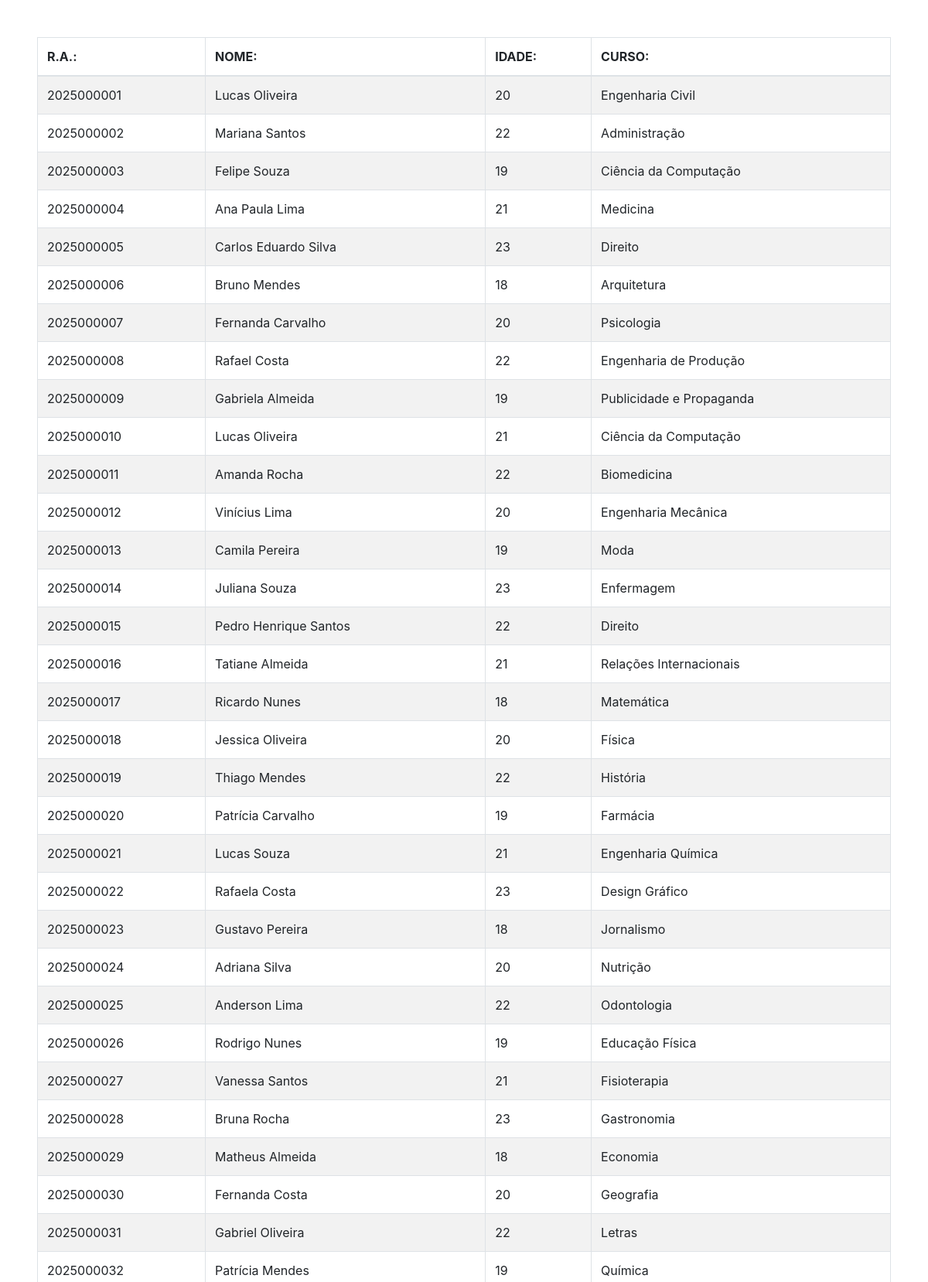
The page /Pesquisa_Alunos/pesquisa.php (upper part) on the database its author committed.
### tables this page shows
CREATE TABLE `alunos` (
  `ra` int(11) NOT NULL,
  `nome` varchar(100) NOT NULL,
  `idade` int(11) NOT NULL,
  `curso` varchar(100) NOT NULL
);

### Pesquisa_Alunos/pesquisa.php (the view, shortened to what this page needs)
<!DOCTYPE html>
<html lang="pt-br">
<head>
    <link rel="stylesheet" href="https://stackpath.bootstrapcdn.com/bootstrap/4.5.2/css/bootstrap.min.css">
</head>
<body class="d-flex flex-column">
    <div class="d-flex justify-content-center align-items-center p-5 flex-grow-1">
        <table class="table table-bordered table-striped">
            <thead>
                <tr>
                    <th>R.A.:</th>
                    <th>NOME:</th>
                    <th>IDADE:</th>
                    <th>CURSO:</th>
                </tr>
            </thead>
            <tbody>
                <?php
                    $conexao = new mysqli("localhost", "root", "", "ite");
                    $nome = $_GET['nome'];
                    $sql = "SELECT * FROM alunos WHERE nome like '%$nome%'";
                    $pesquisa = $conexao->query($sql);
                    foreach($pesquisa as $linha)
                    {
                        echo "
                        <tr>
                            <td>" . $linha['ra'] . "</td>
                            <td>" . $linha['nome'] ."</td>
                            <td>" . $linha['idade'] ."</td>
                            <td>" . $linha['curso'] . "</td>
                        </tr>
                        ";
                    }
                ?>
            </tbody>
        </table>
    </div>
</body>
</html>

### rows shown on the page
alunos: ra "2025000001", nome "Lucas Oliveira", idade "20", curso "Engenharia Civil"
alunos: ra "2025000002", nome "Mariana Santos", idade "22", curso "Administração"
alunos: ra "2025000003", nome "Felipe Souza", idade "19", curso "Ciência da Computação"
alunos: ra "2025000004", nome "Ana Paula Lima", idade "21", curso "Medicina"
alunos: ra "2025000005", nome "Carlos Eduardo Silva", idade "23", curso "Direito"
alunos: ra "2025000006", nome "Bruno Mendes", idade "18", curso "Arquitetura"
alunos: ra "2025000007", nome "Fernanda Carvalho", idade "20", curso "Psicologia"
alunos: ra "2025000008", nome "Rafael Costa", idade "22", curso "Engenharia de Produção"
alunos: ra "2025000009", nome "Gabriela Almeida", idade "19", curso "Publicidade e Propaganda"
alunos: ra "2025000010", nome "Lucas Oliveira", idade "21", curso "Ciência da Computação"
alunos: ra "2025000011", nome "Amanda Rocha", idade "22", curso "Biomedicina"
alunos: ra "2025000012", nome "Vinícius Lima", idade "20", curso "Engenharia Mecânica"
alunos: ra "2025000013", nome "Camila Pereira", idade "19", curso "Moda"
alunos: ra "2025000014", nome "Juliana Souza", idade "23", curso "Enfermagem"
alunos: ra "2025000015", nome "Pedro Henrique Santos", idade "22", curso "Direito"
alunos: ra "2025000016", nome "Tatiane Almeida", idade "21", curso "Relações Internacionais"
alunos: ra "2025000017", nome "Ricardo Nunes", idade "18", curso "Matemática"
alunos: ra "2025000018", nome "Jessica Oliveira", idade "20", curso "Física"
alunos: ra "2025000019", nome "Thiago Mendes", idade "22", curso "História"
alunos: ra "2025000020", nome "Patrícia Carvalho", idade "19", curso "Farmácia"
alunos: ra "2025000021", nome "Lucas Souza", idade "21", curso "Engenharia Química"
alunos: ra "2025000022", nome "Rafaela Costa", idade "23", curso "Design Gráfico"
alunos: ra "2025000023", nome "Gustavo Pereira", idade "18", curso "Jornalismo"
alunos: ra "2025000024", nome "Adriana Silva", idade "20", curso "Nutrição"
alunos: ra "2025000025", nome "Anderson Lima", idade "22", curso "Odontologia"
alunos: ra "2025000026", nome "Rodrigo Nunes", idade "19", curso "Educação Física"
alunos: ra "2025000027", nome "Vanessa Santos", idade "21", curso "Fisioterapia"
alunos: ra "2025000028", nome "Bruna Rocha", idade "23", curso "Gastronomia"
alunos: ra "2025000029", nome "Matheus Almeida", idade "18", curso "Economia"
alunos: ra "2025000030", nome "Fernanda Costa", idade "20", curso "Geografia"
alunos: ra "2025000031", nome "Gabriel Oliveira", idade "22", curso "Letras"
alunos: ra "2025000032", nome "Patrícia Mendes", idade "19", curso "Química"
